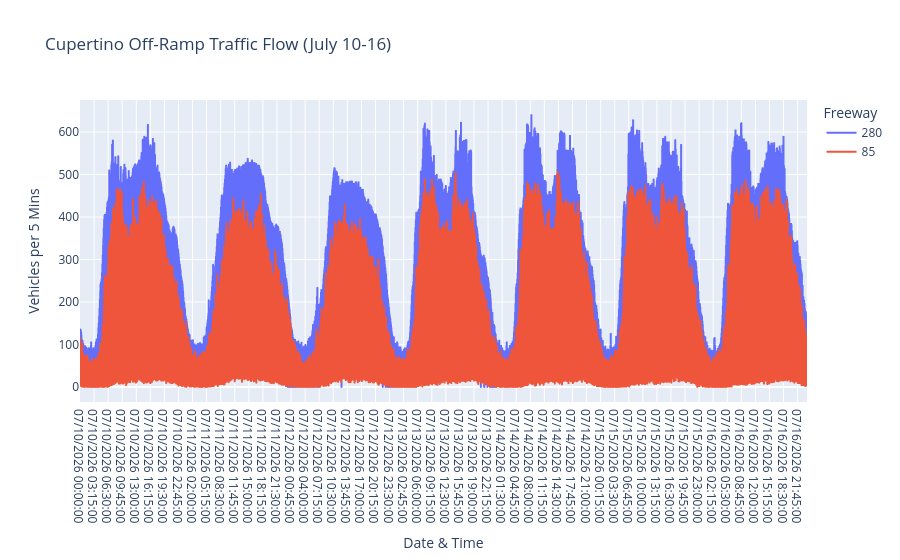

Notebook code for this chart:
### Code cell
import plotly.express as px

# Create an interactive line chart
fig = px.line(
    master_data, 
    x='Timestamp', 
    y='Flow', 
    color='Freeway',
    title='Cupertino Off-Ramp Traffic Flow (July 10-16)',
    labels={'Flow': 'Vehicles per 5 Mins', 'Timestamp': 'Date & Time'}
)

# Show the interactive plot
fig.show()

### Figure 1 — Plotly figure (JSON) as saved in the notebook; plotly's stock layout.template omitted (floating-point values rounded to 4 significant figures; data arrays with more than 128 entries replaced by an {"elided": "..."} marker saying what was removed)
{"data": [{"hovertemplate": "Freeway=280<br>Date & Time=%{x}<br>Vehicles per 5 Mins=%{y}<extra></extra>", "legendgroup": "280", "line": {"color": "#636efa", "dash": "solid"}, "marker": {"symbol": "circle"}, "mode": "lines", "name": "280", "showlegend": true, "type": "scattergl", "x": {"elided": "36288 str values"}, "xaxis": "x", "y": {"elided": "36288 float values"}, "yaxis": "y"}, {"hovertemplate": "Freeway=85<br>Date & Time=%{x}<br>Vehicles per 5 Mins=%{y}<extra></extra>", "legendgroup": "85", "line": {"color": "#EF553B", "dash": "solid"}, "marker": {"symbol": "circle"}, "mode": "lines", "name": "85", "showlegend": true, "type": "scattergl", "x": {"elided": "46368 str values"}, "xaxis": "x", "y": {"elided": "46368 float values"}, "yaxis": "y"}], "layout": {"legend": {"title": {"text": "Freeway"}, "tracegroupgap": 0}, "title": {"text": "Cupertino Off-Ramp Traffic Flow (July 10-16)"}, "xaxis": {"anchor": "y", "domain": [0, 1], "title": {"text": "Date & Time"}}, "yaxis": {"anchor": "x", "domain": [0, 1], "title": {"text": "Vehicles per 5 Mins"}}}}
